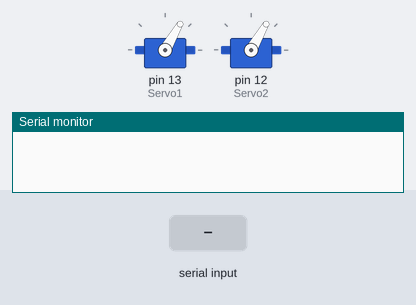
The sketch below on a simulated Arduino Uno, built with avr-gcc and run on an emulated ATmega328P. Parts: 2 × servo, the last lines printed to the serial monitor. Inputs (shaded band) come from the test bench.

Above: at 1.2 s.
1.3 s: "1\n" received over Serial
At 1.4 s:
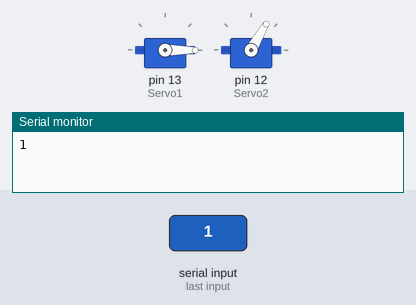
3.0 s: byte 48 ('0') received over Serial
At 3.1 s:
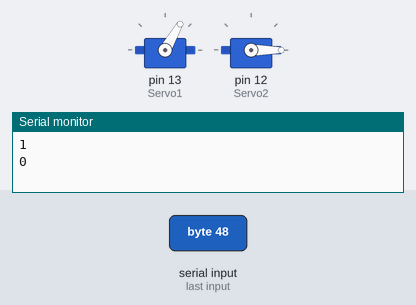
Timing chart, 0 to 6.0 s (numbered marks = the images above; inputs shaded):
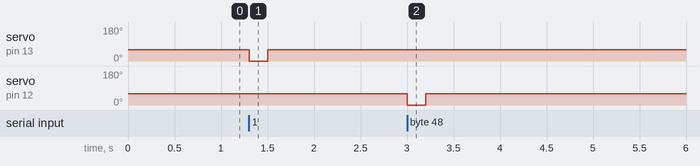

The sketch:

Bluetooth_Servo_Control.ino
```cpp
//Imports
#include <Servo.h>

Servo Servo1;
Servo Servo2;

char Incoming_value = 0;

//Initialization
void setup() {
  Serial.begin(9600);
  Servo1.attach(13);
  Servo2.attach(12);
  Servo1.write(60);
  Servo2.write(60);
}

void loop() {
  if(Serial.available() > 0)
  {
    Incoming_value = Serial.read();
    Serial.print(Incoming_value);
    Serial.print("\n");
    if(Incoming_value == '1') {
      Servo1.write(0);
      delay(200);
      Servo1.write(60);
    } else if(Incoming_value == '0') {
      Servo2.write(0);
      delay(200);
      Servo2.write(60);
    }
  }
}
```

Measured:
- after the input at 1.3 s, servo on pin 13 (Servo1): 60° → 0° at once, → 60° 0.20 s later
- after the input at 3.0 s, servo on pin 12 (Servo2): 60° → 0° at once, → 60° 0.20 s later
